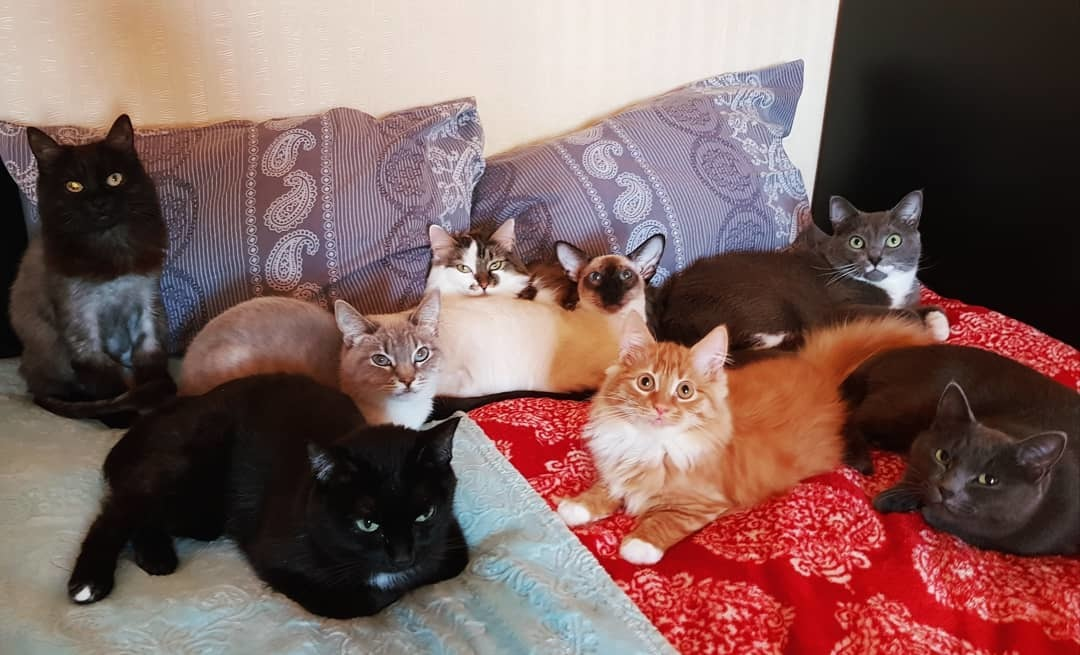
#> input picture stream.jpg, 1080 x 655 px
$ python cats_finder.py
#> lines starting #> are read from the running program, lines starting #| are printed output that depends on the picture
from requests import get
from time import sleep
import cv2
filename='./stream.jpg'
if __name__ == '__main__':
	one=cv2.imread(filename,cv2.IMREAD_GRAYSCALE)
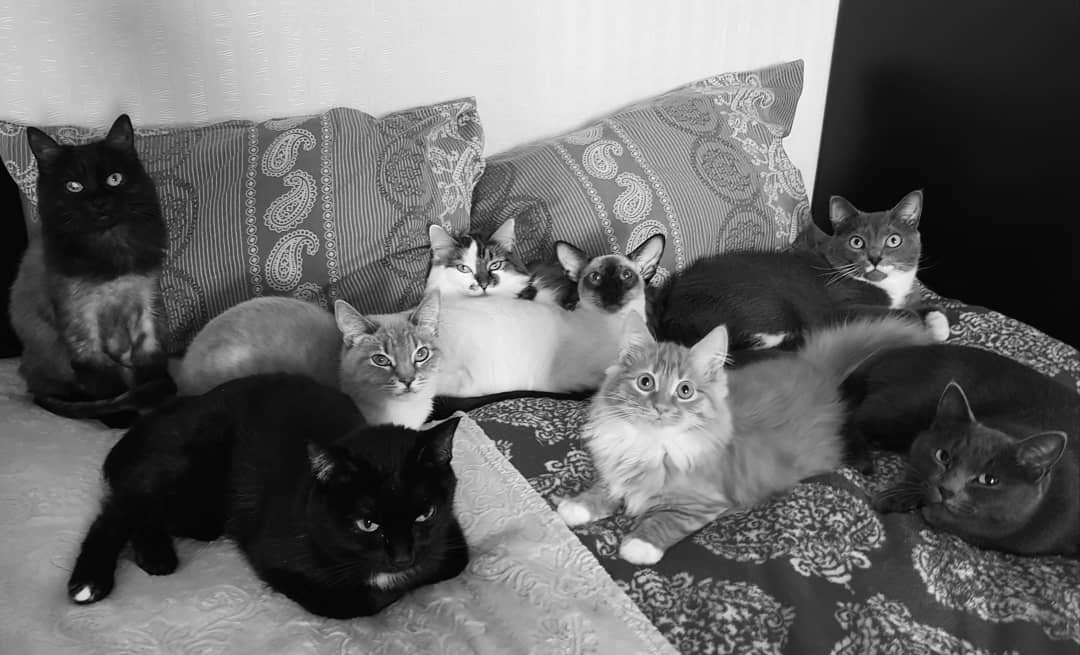
#> one: shape (655, 1080); min 0, max 255, mean 104.5
	two=cv2.imread(filename)
#> two is the input picture: shape (655, 1080, 3); mean B, G, R 92.3, 96, 126
#> (the run stopped early here; a loop or call above may not have finished)

$ run again, with a.jpeg copied over stream.jpg
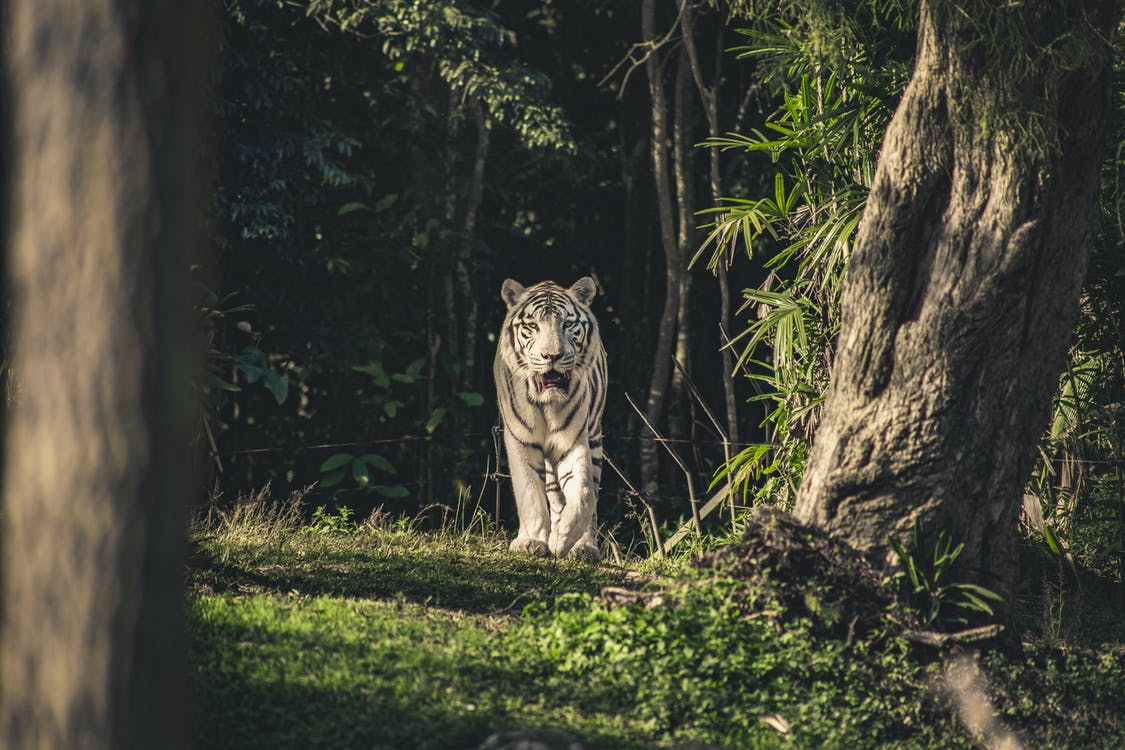
#> input picture a.jpeg, 1125 x 750 px
#> `one=cv2.imread(filename,cv2.IMREAD_GRAYSCALE)`:
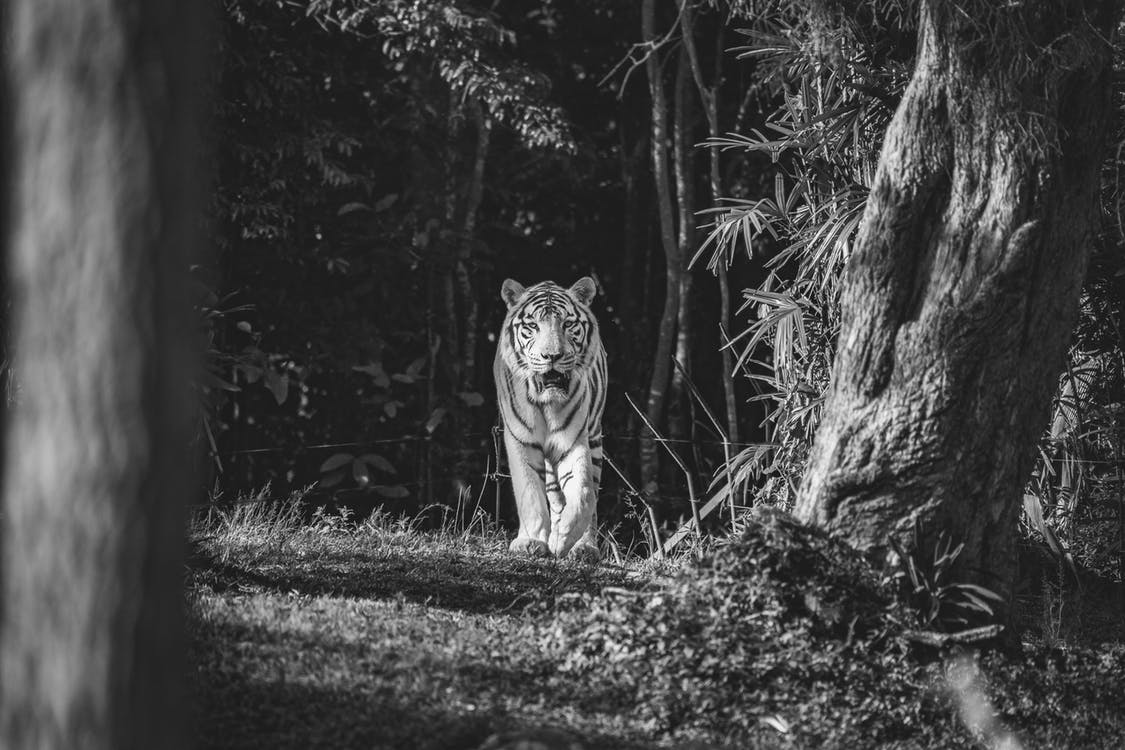
#> one: shape (750, 1125); min 0, max 255, mean 67.2
#> two is the input picture: shape (750, 1125, 3); mean B, G, R 55.2, 68.9, 68.4
